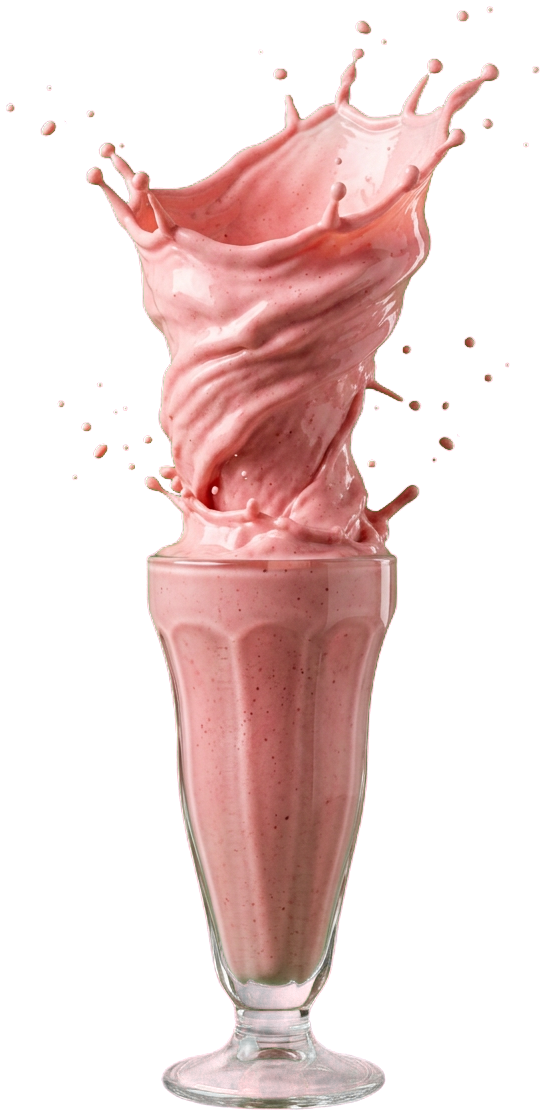
#> input picture tools/masters/glass.webp, 546 x 1116 px; its folder holds 6 pictures in this run
$ python build_assets.py
#> lines starting #> are read from the running program, lines starting #| are printed output that depends on the picture
### tools/colorlib.py
"""OKLab / OKLCH helpers and a flavour re-colouring transform (numpy)."""
import numpy as np


def srgb_to_linear(c):
    c = np.asarray(c, dtype=np.float64)
    return np.where(c <= 0.04045, c / 12.92, ((c + 0.055) / 1.055) ** 2.4)


def linear_to_srgb(c):
    c = np.clip(c, 0, 1)
    return np.where(c <= 0.0031308, c * 12.92, 1.055 * np.power(c, 1 / 2.4) - 0.055)


def rgb_to_oklab(rgb):
    lin = srgb_to_linear(rgb)
    r, g, b = lin[..., 0], lin[..., 1], lin[..., 2]
    l = 0.4122214708 * r + 0.5363325363 * g + 0.0514459929 * b
    m = 0.2119034982 * r + 0.6806995451 * g + 0.1073969566 * b
    s = 0.0883024619 * r + 0.2817188376 * g + 0.6299787005 * b
    l_, m_, s_ = np.cbrt(l), np.cbrt(m), np.cbrt(s)
    L = 0.2104542553 * l_ + 0.7936177850 * m_ - 0.0040720468 * s_
    A = 1.9779984951 * l_ - 2.4285922050 * m_ + 0.4505937099 * s_
    B = 0.0259040371 * l_ + 0.7827717662 * m_ - 0.8086757660 * s_
    return np.stack([L, A, B], axis=-1)


def oklab_to_rgb(lab):
    L, A, B = lab[..., 0], lab[..., 1], lab[..., 2]
    l_ = L + 0.3963377774 * A + 0.2158037573 * B
    m_ = L - 0.1055613458 * A - 0.0638541728 * B
    s_ = L - 0.0894841775 * A - 1.2914855480 * B
    l, m, s = l_ ** 3, m_ ** 3, s_ ** 3
    r = +4.0767416621 * l - 3.3077115913 * m + 0.2309699292 * s
    g = -1.2684380046 * l + 2.6097574011 * m - 0.3413193965 * s
    b = -0.0041960863 * l - 0.7034186147 * m + 1.7076147010 * s
    return linear_to_srgb(np.stack([r, g, b], axis=-1))


def to_lch(rgb):
    lab = rgb_to_oklab(rgb)
    C = np.hypot(lab[..., 1], lab[..., 2])
    h = np.arctan2(lab[..., 2], lab[..., 1])
    return lab[..., 0], C, h


def from_lch(L, C, h):
    return oklab_to_rgb(np.stack([L, C * np.cos(h), C * np.sin(h)], axis=-1))


def hex_rgb(hx):
    hx = hx.lstrip('#')
    return np.array([int(hx[i:i + 2], 16) for i in (0, 2, 4)], dtype=np.float64) / 255.0


def recolor(rgb, src_hex, dst_hex, chroma_boost=1.0, hue_keep=0.35, contrast=1.0):
    """Shift an image from one colour family to another.

    Every pixel keeps its relative shading: the hue is rotated so `src` lands on
    `dst`, chroma is scaled by the dst/src ratio, and lightness goes through a
    gamma curve that maps src lightness onto dst lightness while leaving black
    and white (glass highlights) untouched.

    hue_keep   how much of the original hue *variation* around src survives
    contrast   >1 steepens the lightness curve around the dst lightness
    """
    Ls, Cs, hs = to_lch(hex_rgb(src_hex))
    Lt, Ct, ht = to_lch(hex_rgb(dst_hex))
    L, C, h = to_lch(rgb)
    dh = np.angle(np.exp(1j * (h - hs)))          # wrapped hue offset from src
    h2 = ht + dh * hue_keep
    C2 = C * (Ct / max(Cs, 1e-6)) * chroma_boost
    g = np.log(Lt) / np.log(Ls)
    L2 = np.power(np.clip(L, 1e-6, 1), g)
    if contrast != 1.0:
        L2 = np.clip(Lt + (L2 - Lt) * contrast, 0, 1)
    # keep saturated colours inside the sRGB gamut by easing chroma near the extremes
    C2 = C2 * np.clip(np.minimum(L2, 1 - L2) * 6, 0, 1) ** 0.35
    return np.clip(from_lch(L2, C2, h2), 0, 1)

### tools/build_assets.py
#!/usr/bin/env python3
"""Build the hero images of every flavour from the masters.

    pip install pillow numpy scipy
    python3 tools/build_assets.py

Inputs  (tools/masters/)
    glass-<flavour>.webp   the shake in its glass, cut out (RGBA); used as photographed
    served-<flavour>.webp  optional second photo: the same glass served with cream and a straw,
                           cut out with the same crop as the glass so the two line up
    scene-<flavour>.webp   the backdrop; its overall tone is nudged to the flavour's scene colour
    glass.webp, scene.webp generic strawberry-pink masters: a flavour without a picture of
                           its own gets these, recoloured

Outputs (assets/img/)
    shakes/<flavour>.webp   the glass                    (transparent background)
    scenes/<flavour>.webp   the backdrop
    scenes/<flavour>-flow.webp  a mask of the liquid in that backdrop, for the
                           moving-liquid layer (assets/js/liquid.js)
    served/<flavour>.webp   the served photo, plus <flavour>-thumb.webp for small spots
    og.jpg                  1200x630 social share image  (first flavour in the list)

To add a flavour: add one line to FLAVOURS below, optionally add its own masters
(see tools/cutout.py for cutting out a glass), run this script, then add the
matching entries in assets/js/data.js (set `served: true` there only if the
flavour has a served photo).
"""
import os
import sys

import numpy as np
from PIL import Image, ImageDraw, ImageFilter, ImageFont
from scipy import ndimage

sys.path.insert(0, os.path.dirname(os.path.abspath(__file__)))
from colorlib import recolor  # noqa: E402

ROOT = os.path.dirname(os.path.dirname(os.path.abspath(__file__)))
MASTERS = os.path.join(ROOT, 'tools', 'masters')
OUT = os.path.join(ROOT, 'assets', 'img')

GLASS_SRC = '#c57671'   # median colour of the shake in masters/glass.webp
SCENE_SRC = '#e7999b'   # median colour of masters/scene.webp
GLASS_CANVAS = 610      # every glass is centred on a canvas this wide, so all flavours line up
GLASS_STRETCH = 1.06    # the glass is a touch slim; widen it slightly
THUMB_HEIGHT = 320      # served/<flavour>-thumb.webp

# flavour: scene = mid tone of the backdrop, shake = mid tone of the drink (generic master only);
# ink and word are the headline colour and text used on og.jpg (first flavour only)
FLAVOURS = {
    'grape':      dict(scene='#a968b6', shake='#ad79cc', ink='#fbd9ff', word='Grapeline'),
    'orange':     dict(scene='#ee9438', shake='#f4ad58', ink='#fff6d6', word='Orangeous'),
    'kiwi':       dict(scene='#86a23b', shake='#a8c260', ink='#f0ffd2', word='Kiwitastic'),
    'strawberry': dict(scene='#e5868a', shake='#ea8c97', ink='#fff0ea', word='Berrylove'),
    'chocolate':  dict(scene='#6a3f29', shake='#86583f', ink='#fff1de', word='Cocoloco'),
}


def load(name):
    """A master as a float array, or None if there is no such file."""
    path = os.path.join(MASTERS, name)
    if not os.path.exists(path):
        return None
    return np.asarray(Image.open(path)).astype(np.float64) / 255.0


def to_img(arr):
    mode = 'RGBA' if arr.shape[-1] == 4 else 'RGB'
    return Image.fromarray((np.clip(arr, 0, 1) * 255 + 0.5).astype(np.uint8), mode)


def median_hex(rgb):
    r, g, b = (np.median(rgb.reshape(-1, 3), axis=0) * 255 + 0.5).astype(int)
    return f'#{r:02x}{g:02x}{b:02x}'


def on_canvas(img):
    """Centre a cut-out on the common canvas and widen it like every other glass."""
    if img.width < GLASS_CANVAS:
        wide = Image.new('RGBA', (GLASS_CANVAS, img.height), (0, 0, 0, 0))
        wide.paste(img, ((GLASS_CANVAS - img.width) // 2, 0))
        img = wide
    return img.resize((round(img.width * GLASS_STRETCH), img.height), Image.LANCZOS)


def glass_image(name, f, generic):
    own = load(f'glass-{name}.webp')
    if own is None:
        own = np.dstack([recolor(generic[..., :3], GLASS_SRC, f['shake']), generic[..., 3]])
    return on_canvas(to_img(own))


def served_image(name):
    """The served photo, framed exactly like the glass; None if the flavour has none."""
    own = load(f'served-{name}.webp')
    return None if own is None else on_canvas(to_img(own))


def scene_image(name, f, generic):
    own = load(f'scene-{name}.webp')
    if own is None:
        return to_img(recolor(generic, SCENE_SRC, f['scene']))
    own = own[..., :3]
    return to_img(recolor(own, median_hex(own), f['scene'], hue_keep=1.0))


def flow_mask(scene, path):
    """Where in the backdrop is liquid? Colour and texture find the pool that touches
    the bottom of the picture; everything below its horizon becomes the mask, so the
    WebGL layer only ever draws over liquid."""
    a = np.asarray(scene.convert('RGB')).astype(np.float32) / 255.0
    H, W, _ = a.shape
    top = np.median(a[int(H * 0.06):int(H * 0.14)], axis=0)
    pad = np.pad(top, ((25, 25), (0, 0)), mode='edge')
    wall = np.stack([np.convolve(pad[:, c], np.ones(51) / 51, mode='valid') for c in range(3)], axis=1)
    dist = np.sqrt(((a - wall[None, :, :]) ** 2).sum(-1))
    lum = a @ [0.299, 0.587, 0.114]
    gy, gx = np.gradient(lum)
    tex = ndimage.uniform_filter(np.hypot(gx, gy), size=9)
    liq = (dist > 0.10) | (lum > np.median(lum[:int(H * 0.2)]) + 0.22) | (tex > 0.012)
    liq = ndimage.binary_closing(liq, np.ones((9, 9)), border_value=1)
    lab, n = ndimage.label(liq)
    sizes = ndimage.sum(liq, lab, index=range(1, n + 1))
    keep = [t for t in np.unique(lab[-3, :]) if t > 0 and sizes[t - 1] > H * W * 0.01]
    pool = np.isin(lab, keep)
    horizon = np.full(W, H, dtype=np.int32)
    cols = np.where(pool.any(0))[0]
    horizon[cols] = np.argmax(pool[:, cols], axis=0)
    hsm = np.convolve(np.pad(horizon, 20, mode='edge'), np.ones(41) / 41, mode='valid')
    rows = np.arange(H)[:, None]
    mask = np.clip((rows - (hsm[None, :] - H * 0.004)) / (H * 0.012), 0, 1).astype(np.float32)
    m = Image.fromarray((mask * 255).astype(np.uint8), 'L').filter(ImageFilter.GaussianBlur(2))
    m.save(path, 'WEBP', quality=88, method=6)


def build():
    glass = load('glass.webp')
    scene = load('scene.webp')[..., :3]
#> call 2 of load, with name = 'scene.webp'
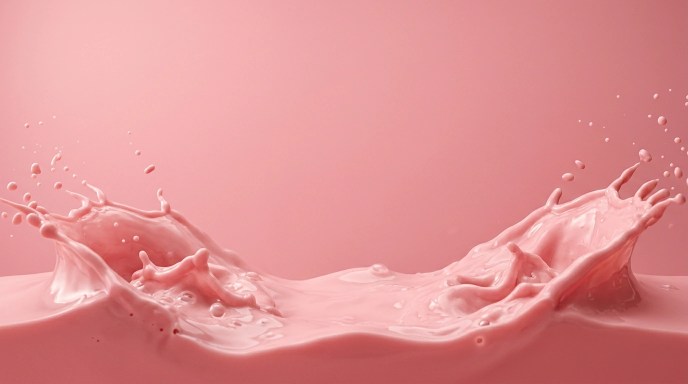
#> input picture tools/masters/scene.webp, 1376 x 768 px (shown at 1/2 size)
    for sub in ('shakes', 'scenes', 'served'):
        os.makedirs(os.path.join(OUT, sub), exist_ok=True)

    made = {}
    for name, f in FLAVOURS.items():
        gi = glass_image(name, f, glass)
#> call 3 of load, with name = 'glass-grape.webp'
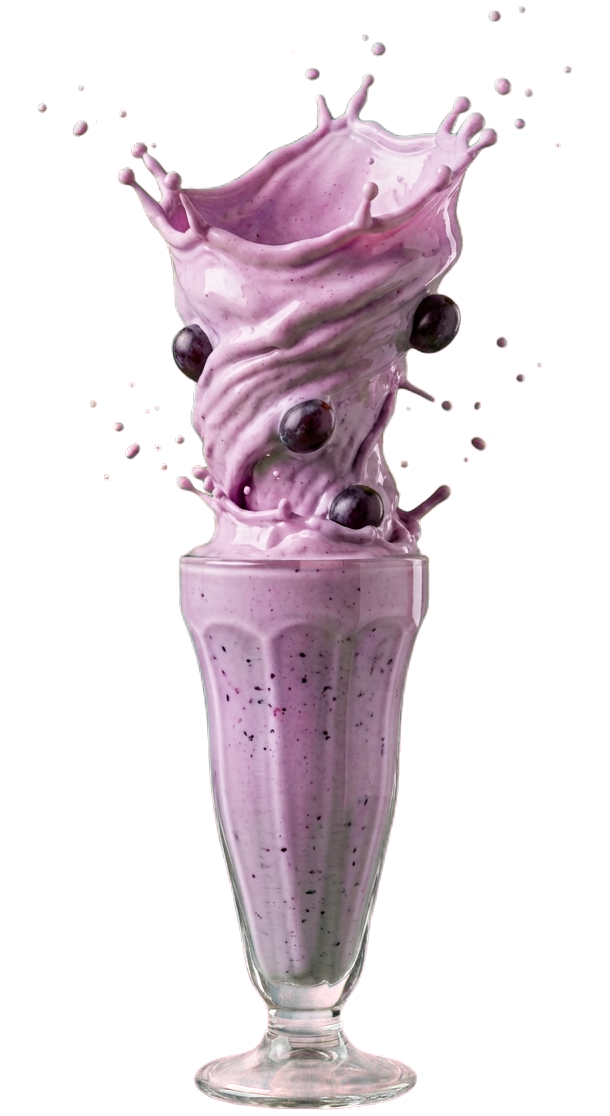
#> input picture tools/masters/glass-grape.webp, 610 x 1116 px
#> in to_img, returned value is the input picture: PIL image 610x1116 RGBA; mean R, G, B, A 127.3, 40.5, 77, 73.1
        gi.save(os.path.join(OUT, 'shakes', name + '.webp'), 'WEBP', quality=88, method=6, alpha_quality=92)
        si = scene_image(name, f, scene)
#> in oklab_to_rgb, `l, m, s = l_ ** 3, m_ ** 3, s_ ** 3`:
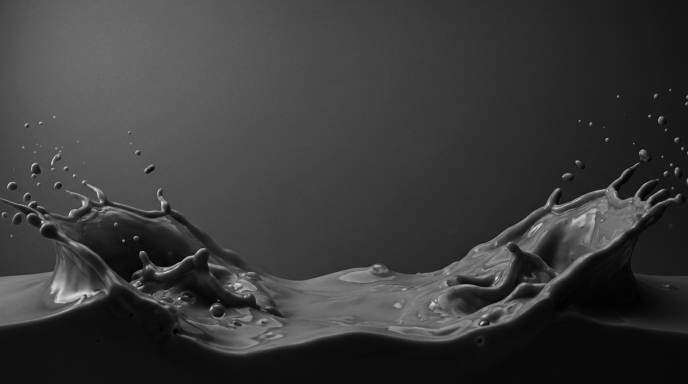
#> m: shape (768, 1376) float64 (shown at 1/2 size); min 0.00645, max 0.964, mean 0.231
#> in linear_to_srgb, `c = np.clip(c, 0, 1)`:
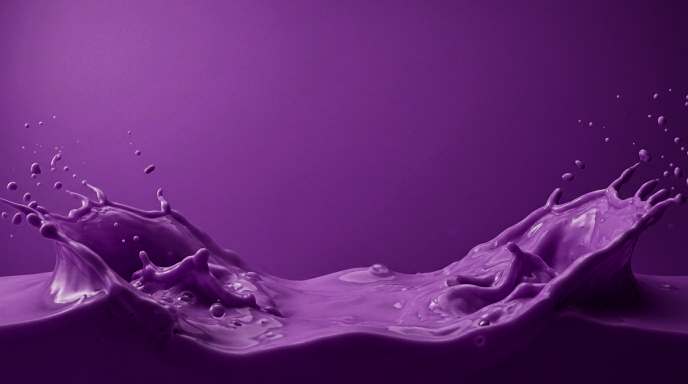
#> c: shape (768, 1376, 3) float64 (shown at 1/2 size); mean of channels 0, 1, 2 0.383, 0.15, 0.444; drawn as R, G, B
#> in linear_to_srgb, `return np.where(c <= 0.0031308, c * 12.92, 1.055 * np.power(c, 1 / 2.4..`:
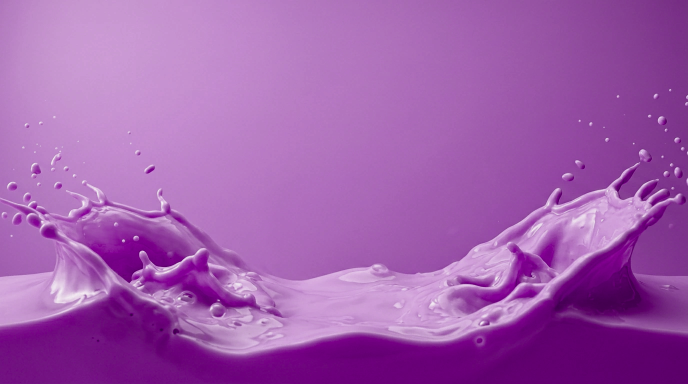
#> returned value: shape (768, 1376, 3) float64 (shown at 1/2 size); mean of channels 0, 1, 2 0.635, 0.366, 0.683; drawn as R, G, B
        si.save(os.path.join(OUT, 'scenes', name + '.webp'), 'WEBP', quality=82, method=6)
        flow_mask(si, os.path.join(OUT, 'scenes', name + '-flow.webp'))
#> in flow_mask, `top = np.median(a[int(H * 0.06):int(H * 0.14)], axis=0)`: top = 1376 rows, first 8: [0.71, 0.494, 0.757], [0.71, 0.494, 0.757], [0.71, 0.494, 0.757], [0.71, 0.494, 0.757], [0.71, 0.494, 0.757], [0.714, 0.494, 0.757], [0.714, 0.494, 0.757], [0.718, 0.494, 0.761]
#> in flow_mask, `pad = np.pad(top, ((25, 25), (0, 0)), mode='edge')`: pad = 1426 rows, first 8: [0.71, 0.494, 0.757], [0.71, 0.494, 0.757], [0.71, 0.494, 0.757], [0.71, 0.494, 0.757], [0.71, 0.494, 0.757], [0.71, 0.494, 0.757], [0.71, 0.494, 0.757], [0.71, 0.494, 0.757]
#> in flow_mask, `wall = np.stack([np.convolve(pad[:, c], np.ones(51) / 51, mode='valid'..`: wall = 1376 rows, first 8: [0.714, 0.499, 0.76], [0.714, 0.5, 0.76], [0.715, 0.5, 0.76], [0.715, 0.501, 0.761], [0.716, 0.501, 0.761], [0.716, 0.502, 0.762], [0.717, 0.502, 0.762], [0.717, 0.503, 0.763]
#> in flow_mask, `gy, gx = np.gradient(lum)`:
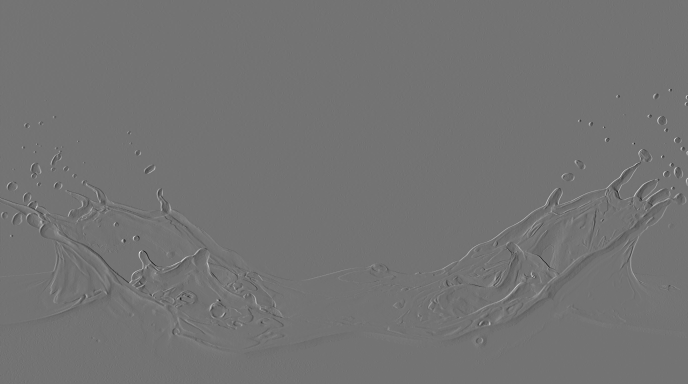
#> gx: shape (768, 1376) float64 (shown at 1/2 size); min -0.281, max 0.34, mean -0.000144; drawn with min black and max white
#> in flow_mask, `tex = ndimage.uniform_filter(np.hypot(gx, gy), size=9)`:
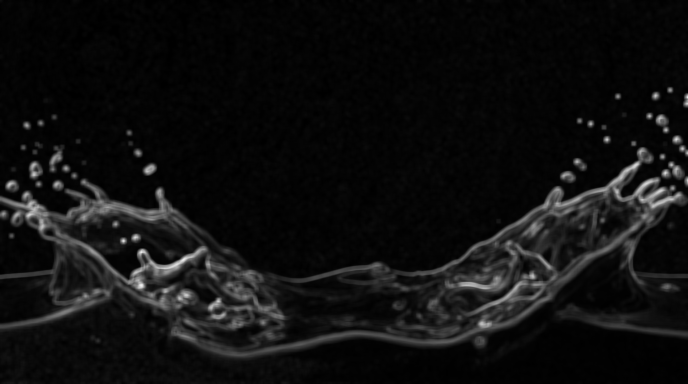
#> tex: shape (768, 1376) float64 (shown at 1/2 size); min -3.07e-17, max 0.132, mean 0.00829; drawn with min black and max white
#> in flow_mask, `lab, n = ndimage.label(liq)`: n = 54
#> in flow_mask, `sizes = ndimage.sum(liq, lab, index=range(1, n + 1))`: sizes = 54 values, max 478322 at index 21, min 1 at index 4, mean 8980
#> in flow_mask, `keep = [t for t in np.unique(lab[-3, :]) if t > 0 and sizes[t - 1] > H..`: keep = [22]
#> in flow_mask, `cols = np.where(pool.any(0))[0]`: cols = 1376 values from 0 to 1375
        made[name] = (si, gi)
        sv = served_image(name)
        if sv is not None:
            sv.save(os.path.join(OUT, 'served', name + '.webp'), 'WEBP', quality=88, method=6, alpha_quality=92)
            small = sv.resize((round(sv.width * THUMB_HEIGHT / sv.height), THUMB_HEIGHT), Image.LANCZOS)
            small.save(os.path.join(OUT, 'served', name + '-thumb.webp'), 'WEBP', quality=86, method=6, alpha_quality=92)
        print(f'{name:11s} shake {gi.size}  scene {si.size}  served {sv.size if sv is not None else "none"}')
#| grape       shake (647, 1116)  scene (1376, 768)  served none

    first = next(iter(FLAVOURS))   # the share image shows the first flavour in the list
#> first = 'grape'
    og(made[first][0], made[first][1], FLAVOURS[first])
#> the loop in og, `for c in f['word']:` made 9 passes
#> c on passes 1 to 9: 'G', 'r', 'a', 'p', 'e', 'l', 'i', 'n', 'e'


def og(scene, glass, f, size=(1200, 630)):
    """Social share card: backdrop + headline word + glass."""
    W, H = size
    scale = max(W / scene.width, H / scene.height)
    bg = scene.resize((round(scene.width * scale), round(scene.height * scale)), Image.LANCZOS)
    bg = bg.crop(((bg.width - W) // 2, bg.height - H, (bg.width - W) // 2 + W, bg.height)).convert('RGBA')
    font_file = os.path.join(ROOT, 'assets', 'fonts', 'suez-one-latin-400-normal.woff2')
    try:
        probe = ImageFont.truetype(font_file, 1000)
        em = sum(probe.getlength(c) for c in f['word']) / 1000 - 0.03 * (len(f['word']) - 1)
        fs = W * 1.0 / em
        font = ImageFont.truetype(font_file, int(fs))
        d = ImageDraw.Draw(bg)
        x, base = (W - em * fs) / 2, H * 0.47 + 0.337 * fs
        for c in f['word']:
            d.text((x, base), c, font=font, fill=f['ink'], anchor='ls')
            x += font.getlength(c) - 0.03 * fs
    except OSError:
        print('og: headline font not found, skipping the word')
    gh = int(H * 0.86)
    g = glass.resize((round(glass.width * gh / glass.height), gh), Image.LANCZOS)
    bg.alpha_composite(g, ((W - g.width) // 2, int(H * 0.52 - gh / 2)))
    bg.convert('RGB').save(os.path.join(OUT, 'og.jpg'), 'JPEG', quality=84, optimize=True, progressive=True)
    print('og.jpg', size)


if __name__ == '__main__':
    build()
